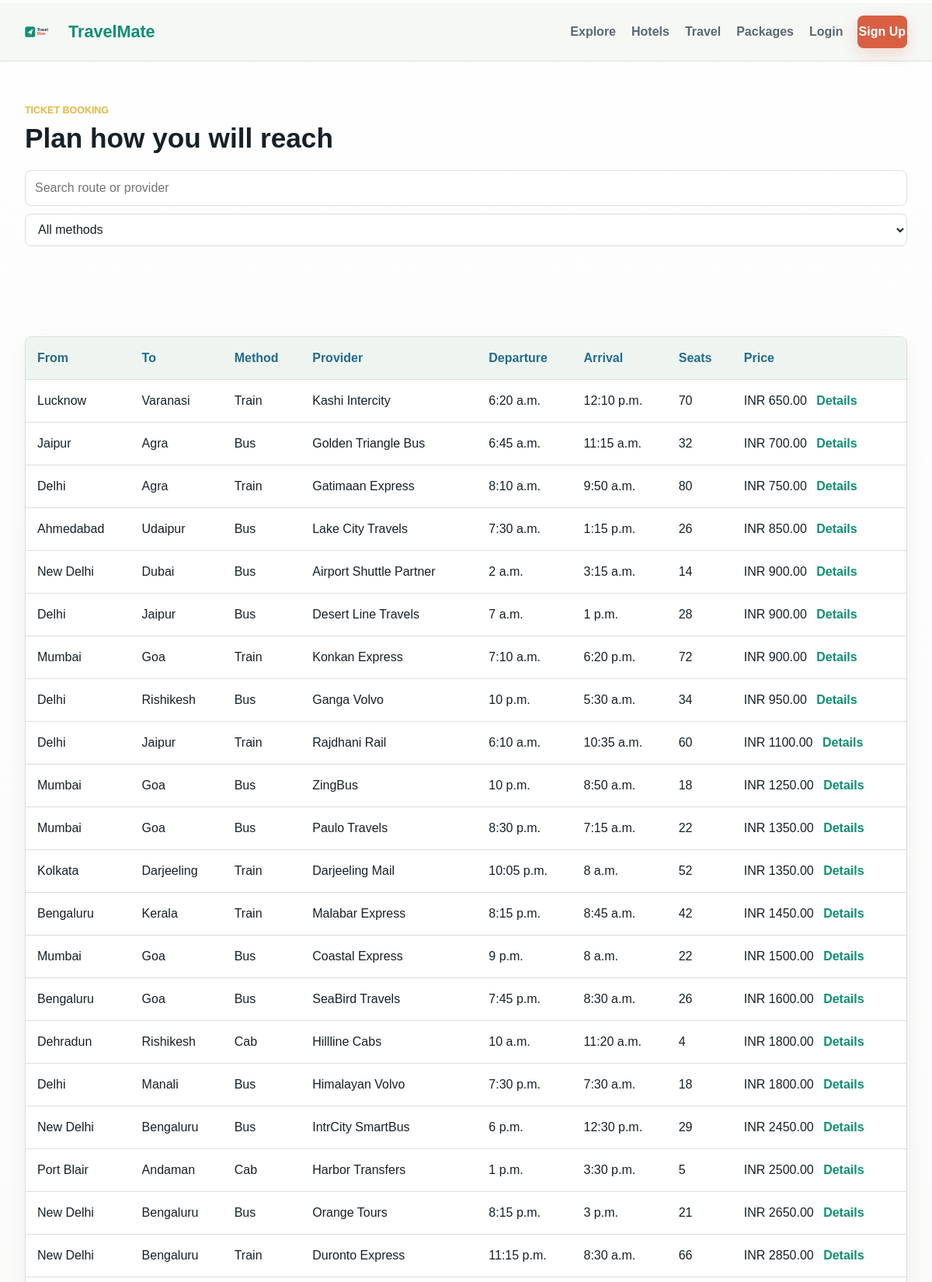
/transport/ (upper part), run on the app's committed database.
### travel/models.py (models this page shows, shortened)
class TransportOption(models.Model):
    PLANE = "plane"
    TRAIN = "train"
    BUS = "bus"
    CAB = "cab"
    TRANSPORT_CHOICES = [
        (PLANE, "Plane"),
        (TRAIN, "Train"),
        (BUS, "Bus"),
        (CAB, "Cab"),
    ]
    source = models.CharField(max_length=120)
    destination = models.ForeignKey(Destination, on_delete=models.CASCADE, related_name="transport_options")
    transport_type = models.CharField(max_length=20, choices=TRANSPORT_CHOICES)
    provider_name = models.CharField(max_length=120)
    departure_time = models.TimeField()
    arrival_time = models.TimeField()
    price = models.DecimalField(max_digits=10, decimal_places=2)
    seats_available = models.PositiveIntegerField(default=30)
    class Meta:
        ordering = ["price", "departure_time"]

class Destination(models.Model):
    name = models.CharField(max_length=120)
    country = models.CharField(max_length=80, default="India")
    description = models.TextField()
    image_url = models.URLField(blank=True)
    best_season = models.CharField(max_length=120, blank=True)
    class Meta:
        ordering = ["name"]

### travel/views.py (the view)
# urls.py: path("transport/", views.transport, name="transport"),
def transport(request):
    transport_list = TransportOption.objects.select_related("destination")
    return render(request, "travel/transport.html", {"transports": transport_list})

### templates/travel/transport.html (shortened to what this page needs)
{% extends "travel/base.html" %}
{% block content %}
<section class="page-heading">
    <p class="eyebrow">Ticket booking</p>
    <h1>Plan how you will reach</h1>
    <div class="client-tools">
        <input type="search" placeholder="Search route or provider" data-table-search>
        <select data-transport-filter>
            <option value="">All methods</option>
        </select>
    </div>
</section>
<section class="section">
    <div class="table-wrap">
        <table>
            <thead>
                <tr>
                    <th>From</th>
                    <th>To</th>
                    <th>Method</th>
                    <th>Provider</th>
                    <th>Departure</th>
                    <th>Arrival</th>
                    <th>Seats</th>
                    <th>Price</th>
                </tr>
            </thead>
            <tbody>
                {% for item in transports %}
                    <tr data-row-text="{{ item.source }} {{ item.destination.name }} {{ item.provider_name }} {{ item.get_transport_type_display }}" data-method="{{ item.transport_type }}">
                        <td>{{ item.source }}</td>
                        <td>{{ item.destination.name }}</td>
                        <td>{{ item.get_transport_type_display }}</td>
                        <td>{{ item.provider_name }}</td>
                        <td>{{ item.departure_time }}</td>
                        <td>{{ item.arrival_time }}</td>
                        <td>{{ item.seats_available }}</td>
                        <td>
                            INR {{ item.price }}
                            <a class="table-link" href="{% url 'transport_detail' item.pk %}">Details</a>
                        </td>
                    </tr>
                {% endfor %}
            </tbody>
        </table>
    </div>
</section>
{% endblock %}

### templates/travel/base.html (shortened to what this page needs)
{% load static %}
<!DOCTYPE html>
<html lang="en">
<head>
    <link rel="stylesheet" href="{% static 'travel/css/styles.css' %}">
</head>
<body data-user-key="{% if user.is_authenticated %}{{ user.username }}{% else %}guest{% endif %}">
    <header class="site-header">
        <nav class="navbar">
            <a class="brand brand-mark" href="{% url 'home' %}">
                <img src="{% static 'travel/img/logo.svg' %}" alt="TravelMate logo">
                <span>TravelMate</span>
            </a>
            <div class="nav-links" id="site-menu" data-site-menu>
                <a href="{% url 'home' %}">Explore</a>
                <a href="{% url 'hotels' %}">Hotels</a>
                <a href="{% url 'transport' %}">Travel</a>
                <a href="{% url 'packages' %}">Packages</a>
                {% if user.is_authenticated %}
                    <a href="{% url 'history' %}">My History</a>
                    <a href="{% url 'logout' %}">Logout</a>
                    <a class="nav-button" href="{% url 'book_trip' %}">Book Now</a>
                {% else %}
                    <a href="{% url 'login' %}">Login</a>
                    <a class="nav-button" href="{% url 'signup' %}">Sign Up</a>
                {% endif %}
            </div>
        </nav>
    </header>
    <main>
        {% block content %}{% endblock %}
    </main>
</body>
</html>

### static/travel/css/styles.css (style rules this page uses)
:root { --ink: #172026; --muted: #5d6770; --paper: #f6f8f5; --surface: #ffffff; --soft: #edf5f0; --line: #d9e0dc; --mint: #0f8f72; --coral: #d95f43; --sun: #e5b843; --sea: #236b8e; }
* { box-sizing: border-box; }
body { margin: 0; color: var(--ink); background: linear-gradient(180deg, rgba(255, 255, 255, 0.86), rgba(246, 248, 245, 0.92)), var(--paper); font-family: Arial, Helvetica, sans-serif; line-height: 1.5; }
a { color: inherit; text-decoration: none; }
img { display: block; width: 100%; height: 210px; object-fit: cover; }
.site-header { position: sticky; top: 4px; z-index: 20; background: rgba(246, 248, 245, 0.9); backdrop-filter: blur(14px); border-bottom: 1px solid var(--line); }
.navbar { max-width: 1180px; margin: 0 auto; padding: 16px 22px; display: flex; align-items: center; justify-content: space-between; gap: 20px; }
.brand { color: var(--mint); font-size: 1.35rem; font-weight: 800; }
.brand-mark { display: inline-flex; align-items: center; gap: 10px; }
.brand-mark img { width: 46px; height: 38px; object-fit: contain; }
.nav-links { display: flex; align-items: center; flex-wrap: wrap; gap: 16px; color: var(--muted); font-weight: 700; }
.nav-links a { padding: 8px 2px; transition: color 0.2s ease, transform 0.2s ease; }
.nav-button, .primary-link, .listing-body a, .card-actions button, .search-panel button, .booking-form button, .auth-form button { display: inline-flex; align-items: center; justify-content: center; min-height: 42px; padding: 10px 16px; border: 0; border-radius: 8px; background: var(--coral); color: white; font-weight: 800; cursor: pointer; box-shadow: 0 8px 20px rgba(217, 95, 67, 0.22); transition: transform 0.2s ease, box-shadow 0.2s ease, background 0.2s ease; }
.hero h1, .page-heading h1, .success-panel h1 { max-width: 760px; margin: 0 0 22px; font-size: 3.6rem; line-height: 1.05; }
.eyebrow { margin: 0 0 8px; color: var(--sun); font-size: 0.78rem; font-weight: 900; letter-spacing: 0; text-transform: uppercase; }
.search-panel input, .search-panel select, .client-tools input, .client-tools select, .auth-form input, .booking-form input, .booking-form select, .booking-form textarea { width: 100%; min-height: 42px; border: 1px solid var(--line); border-radius: 8px; padding: 10px 12px; color: var(--ink); background: white; font: inherit; }
.section, .form-section, .page-heading, .success-panel { max-width: 1180px; margin: 0 auto; padding: 58px 22px; }
.section h2, .page-heading h1, .success-panel h1 { margin-top: 0; font-size: 2.2rem; }
.client-tools { display: flex; flex-wrap: wrap; gap: 10px; }
.client-tools input, .client-tools select { min-width: 210px; background: var(--surface); }
.text-link, .table-link, .auth-form a { color: var(--mint); font-weight: 900; }
.table-link { display: inline-block; margin-left: 8px; }
.table-wrap { width: 100%; overflow-x: auto; border: 1px solid var(--line); border-radius: 8px; background: var(--surface); box-shadow: 0 10px 28px rgba(23, 32, 38, 0.06); }
table { width: 100%; min-width: 760px; border-collapse: collapse; }
th, td { padding: 15px; text-align: left; border-bottom: 1px solid var(--line); }
th { color: var(--sea); background: #eef5f1; }
tbody tr { transition: background 0.2s ease; }

### data on the page
TransportOption: source "Lucknow", destination.name "Varanasi", transport_type "Train", provider_name "Kashi Intercity", departure_time "6:20 a.m.", arrival_time "12:10 p.m.", seats_available "70", price "650.00"
TransportOption: source "Jaipur", destination.name "Agra", transport_type "Bus", provider_name "Golden Triangle Bus", departure_time "6:45 a.m.", arrival_time "11:15 a.m.", seats_available "32", price "700.00"
TransportOption: source "Delhi", destination.name "Agra", transport_type "Train", provider_name "Gatimaan Express", departure_time "8:10 a.m.", arrival_time "9:50 a.m.", seats_available "80", price "750.00"
TransportOption: source "Ahmedabad", destination.name "Udaipur", transport_type "Bus", provider_name "Lake City Travels", departure_time "7:30 a.m.", arrival_time "1:15 p.m.", seats_available "26", price "850.00"
TransportOption: source "New Delhi", destination.name "Dubai", transport_type "Bus", provider_name "Airport Shuttle Partner", departure_time "2 a.m.", arrival_time "3:15 a.m.", seats_available "14", price "900.00"
TransportOption: source "Delhi", destination.name "Jaipur", transport_type "Bus", provider_name "Desert Line Travels", departure_time "7 a.m.", arrival_time "1 p.m.", seats_available "28", price "900.00"
TransportOption: source "Mumbai", destination.name "Goa", transport_type "Train", provider_name "Konkan Express", departure_time "7:10 a.m.", arrival_time "6:20 p.m.", seats_available "72", price "900.00"
TransportOption: source "Delhi", destination.name "Rishikesh", transport_type "Bus", provider_name "Ganga Volvo", departure_time "10 p.m.", arrival_time "5:30 a.m.", seats_available "34", price "950.00"
TransportOption: source "Delhi", destination.name "Jaipur", transport_type "Train", provider_name "Rajdhani Rail", departure_time "6:10 a.m.", arrival_time "10:35 a.m.", seats_available "60", price "1100.00"
TransportOption: source "Mumbai", destination.name "Goa", transport_type "Bus", provider_name "ZingBus", departure_time "10 p.m.", arrival_time "8:50 a.m.", seats_available "18", price "1250.00"
TransportOption: source "Mumbai", destination.name "Goa", transport_type "Bus", provider_name "Paulo Travels", departure_time "8:30 p.m.", arrival_time "7:15 a.m.", seats_available "22", price "1350.00"
TransportOption: source "Kolkata", destination.name "Darjeeling", transport_type "Train", provider_name "Darjeeling Mail", departure_time "10:05 p.m.", arrival_time "8 a.m.", seats_available "52", price "1350.00"
TransportOption: source "Bengaluru", destination.name "Kerala", transport_type "Train", provider_name "Malabar Express", departure_time "8:15 p.m.", arrival_time "8:45 a.m.", seats_available "42", price "1450.00"
TransportOption: source "Mumbai", destination.name "Goa", transport_type "Bus", provider_name "Coastal Express", departure_time "9 p.m.", arrival_time "8 a.m.", seats_available "22", price "1500.00"
TransportOption: source "Bengaluru", destination.name "Goa", transport_type "Bus", provider_name "SeaBird Travels", departure_time "7:45 p.m.", arrival_time "8:30 a.m.", seats_available "26", price "1600.00"
TransportOption: source "Dehradun", destination.name "Rishikesh", transport_type "Cab", provider_name "Hillline Cabs", departure_time "10 a.m.", arrival_time "11:20 a.m.", seats_available "4", price "1800.00"
TransportOption: source "Delhi", destination.name "Manali", transport_type "Bus", provider_name "Himalayan Volvo", departure_time "7:30 p.m.", arrival_time "7:30 a.m.", seats_available "18", price "1800.00"
TransportOption: source "New Delhi", destination.name "Bengaluru", transport_type "Bus", provider_name "IntrCity SmartBus", departure_time "6 p.m.", arrival_time "12:30 p.m.", seats_available "29", price "2450.00"
TransportOption: source "Port Blair", destination.name "Andaman", transport_type "Cab", provider_name "Harbor Transfers", departure_time "1 p.m.", arrival_time "3:30 p.m.", seats_available "5", price "2500.00"
TransportOption: source "New Delhi", destination.name "Bengaluru", transport_type "Bus", provider_name "Orange Tours", departure_time "8:15 p.m.", arrival_time "3 p.m.", seats_available "21", price "2650.00"
TransportOption: source "New Delhi", destination.name "Bengaluru", transport_type "Train", provider_name "Duronto Express", departure_time "11:15 p.m.", arrival_time "8:30 a.m.", seats_available "66", price "2850.00"
